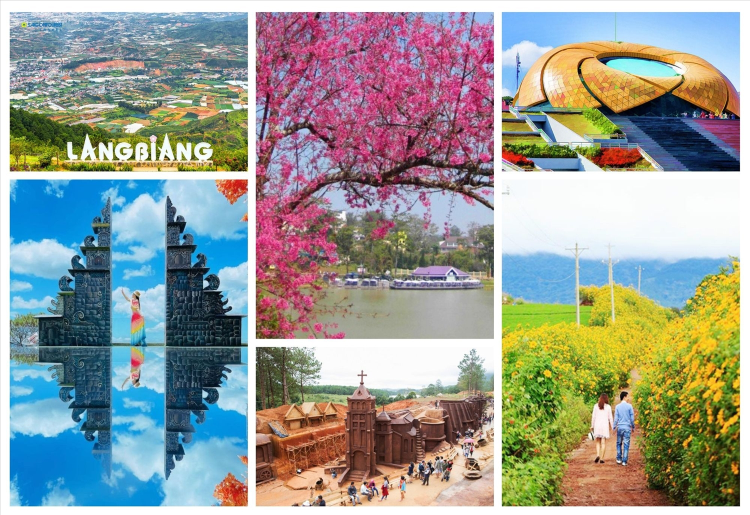
#> input picture Nhập môn xử lý ảnh số/Lab8/exercise/dalat.jpg, 1500 x 1029 px, given in place of fruit.jpg, which was not available (shown at 1/2 size)
$ python lab3.py
#> lines starting #> are read from the running program, lines starting #| are printed output that depends on the picture; pictures that were not available may be replaced by others from this repository, and a replacement may not be noted
# -*- coding: utf-8 -*-
"""Lab3

Automatically generated by Colab.

Original file is located at
    https://colab.research.google.com/drive/1_ssG-Q5ndzWSJyxpWlRPEYm_puDpMDkA
"""

import numpy as np
import imageio.v2 as iio
import matplotlib.pylab as plt
data = iio.imread('fruit.jpg')
#> data is the input picture: shape (1029, 1500, 3); mean R, G, B 151.3, 155.2, 149.9
bmg = data [800:1200, 570:980]
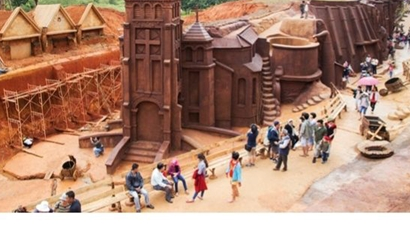
#> bmg: shape (229, 410, 3); mean R, G, B 170.2, 130.6, 111.2
print (data.shape)
#| (1029, 1500, 3)
iio.imsave('orange.jpg', bmg)
plt.imshow (bmg)
plt.show ()

import numpy as np
import scipy.ndimage as nd
import imageio.v2 as iio
import matplotlib.pyplot as plt

# Đọc hình ảnh (đảm bảo file 'fruit.jpg' đã được tải lên Colab)
data = iio.imread('fruit.jpg', mode='F')
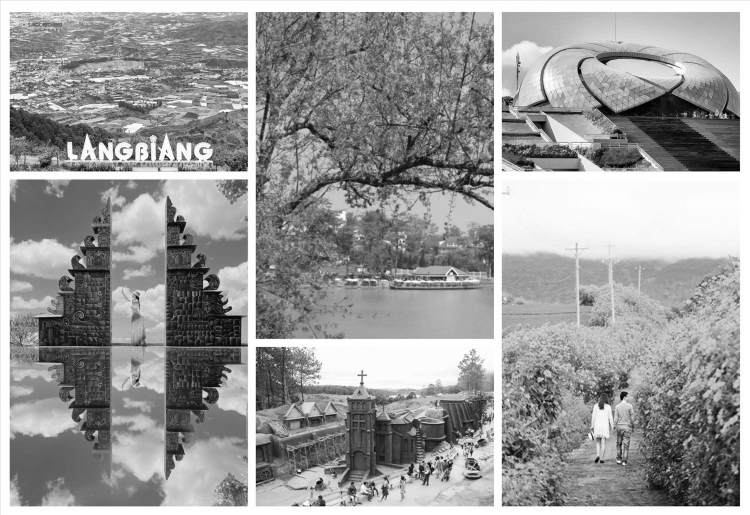
#> data: shape (1029, 1500) float32 (shown at 1/2 size); min 0.299, max 255, mean 153.5

# Dịch chuyển hình ảnh
bdata = nd.shift(data, (100, 25))
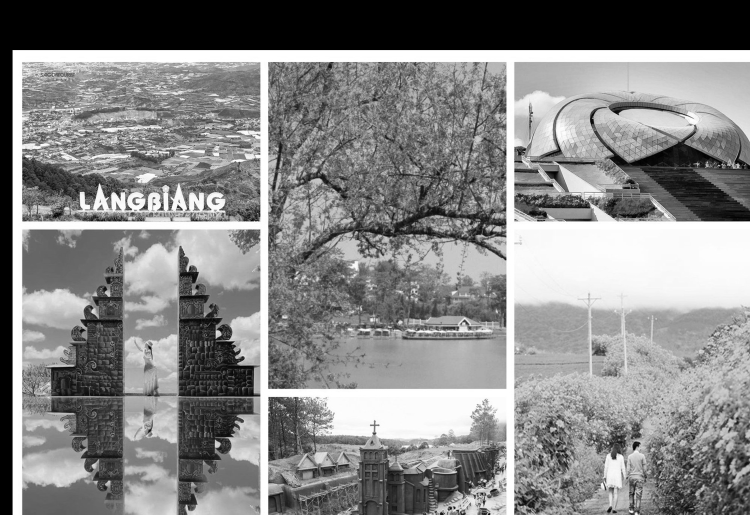
#> bdata: shape (1029, 1500) float32 (shown at 1/2 size); min 0, max 255, mean 134.3

# Hiển thị hình ảnh
plt.imshow(bdata, cmap='gray')  # Thêm cmap='gray' để hiển thị ảnh xám
plt.axis('off')  # Tắt trục tọa độ cho gọn
plt.show()  # Không bắt buộc trong Colab
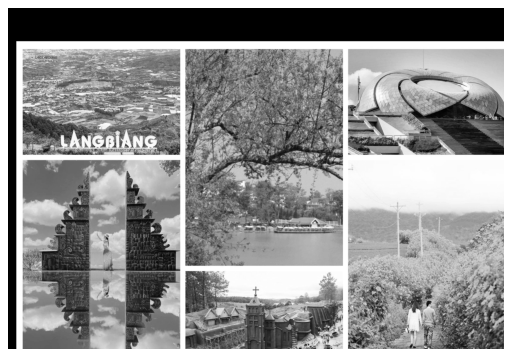
#> figure drawn by matplotlib, 1 panel

import numpy as np
import scipy.ndimage as nd
import imageio.v2 as iio
import matplotlib.pylab as plt
data = iio.imread('fruit.jpg')
print (data.shape)
#| (1029, 1500, 3)
#> (the run stopped early here; a loop or call above may not have finished)
